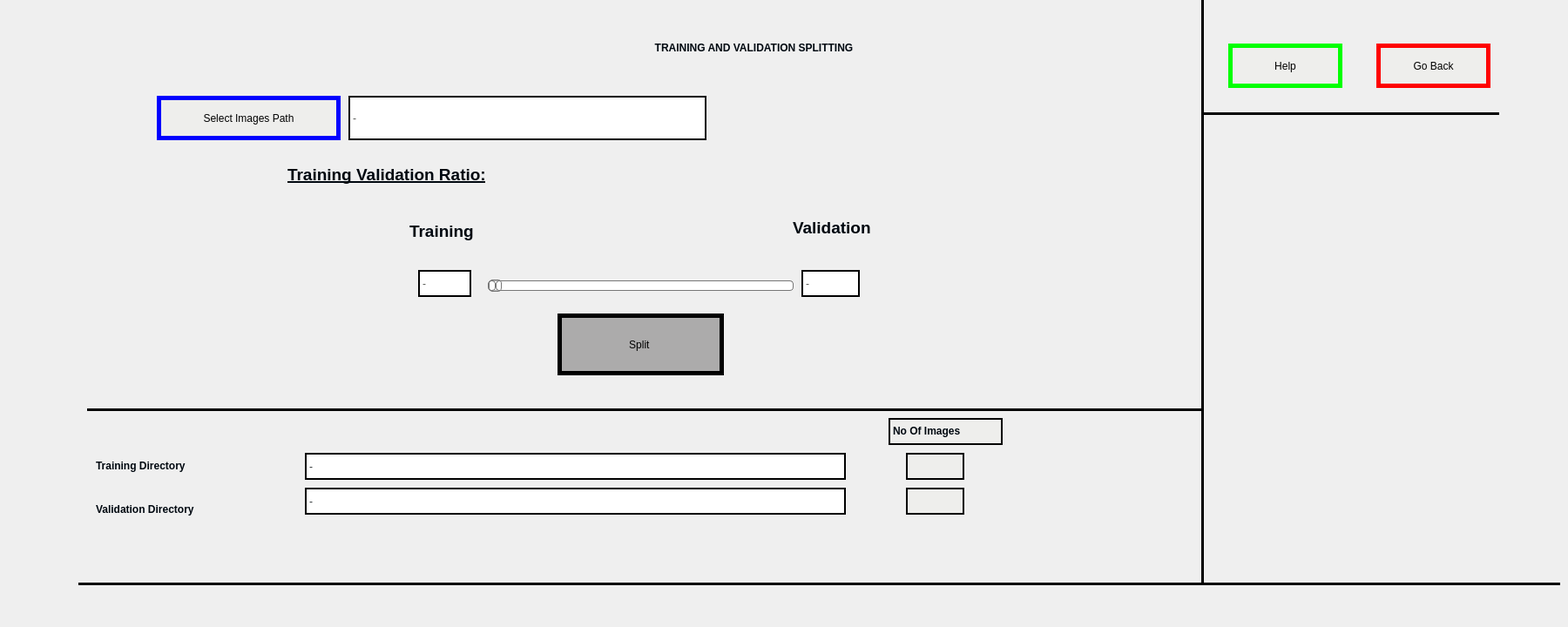
    <widget class="QWidget" name="page_3">
     <widget class="QLabel" name="label_4">
      <property name="geometry">
       <rect>
        <x>470</x>
        <y>250</y>
        <width>101</width>
        <height>31</height>
       </rect>
      </property>
      <property name="styleSheet">
       <string notr="true">font: 75 italic 12pt &quot;URW Bookman L&quot;;
color: rgb(32, 74, 135);</string>
      </property>
      <property name="text">
       <string>&lt;html&gt;&lt;head/&gt;&lt;body&gt;&lt;p&gt;&lt;span style=&quot; font-size:14pt; font-weight:600; font-style:normal; color:#000810;&quot;&gt;Training&lt;/span&gt;&lt;/p&gt;&lt;/body&gt;&lt;/html&gt;</string>
      </property>
     </widget>
     <widget class="QLabel" name="traning_label">
      <property name="geometry">
       <rect>
        <x>350</x>
        <y>520</y>
        <width>621</width>
        <height>31</height>
       </rect>
      </property>
      <property name="styleSheet">
       <string notr="true">font: 75 italic 14pt &quot;URW Bookman L&quot;;
background-color: rgb(255, 255, 255);
color: rgb(46, 52, 54);
border-style:solid;
border-width:2px</string>
      </property>
      <property name="text">
       <string>-</string>
      </property>
     </widget>
     <widget class="QLabel" name="validation_label">
      <property name="geometry">
       <rect>
        <x>350</x>
        <y>560</y>
        <width>621</width>
        <height>31</height>
       </rect>
      </property>
      <property name="styleSheet">
       <string notr="true">font: 75 italic 14pt &quot;URW Bookman L&quot;;
background-color: rgb(255, 255, 255);
color: rgb(46, 52, 54);
border-style:solid;
border-width:2px</string>
      </property>
      <property name="text">
       <string>-</string>
      </property>
     </widget>
     <widget class="QLabel" name="labelTrainingPercentage">
      <property name="geometry">
       <rect>
        <x>480</x>
        <y>310</y>
        <width>61</width>
        <height>31</height>
       </rect>
      </property>
      <property name="styleSheet">
       <string notr="true">font: 75 bold 14pt &quot;URW Bookman L&quot;;
background-color: rgb(255, 255, 255);
color: rgb(85, 87, 83);
border-style:solid;
border-width:2px</string>
      </property>
      <property name="text">
       <string>-</string>
      </property>
     </widget>
     <widget class="QPushButton" name="pushButtonSave">
      <property name="geometry">
       <rect>
        <x>640</x>
        <y>360</y>
        <width>191</width>
        <height>71</height>
       </rect>
      </property>
      <property name="cursor">
       <cursorShape>PointingHandCursor</cursorShape>
      </property>
      <property name="styleSheet">
       <string notr="true">background-color: rgb(172, 171,171 );
border-style:solid;
border-color: rgb(0,0,0);
border-width:5px;
font: 14pt &quot;DejaVu Sans&quot;;
</string>
      </property>
      <property name="text">
       <string>Split </string>
      </property>
     </widget>
     <widget class="QLabel" name="label_9">
      <property name="geometry">
       <rect>
        <x>910</x>
        <y>250</y>
        <width>121</width>
        <height>21</height>
       </rect>
      </property>
      <property name="styleSheet">
       <string notr="true">font: 75 italic 12pt &quot;URW Bookman L&quot;;
color: rgb(32, 74, 135);</string>
      </property>
      <property name="text">
       <string>&lt;html&gt;&lt;head/&gt;&lt;body&gt;&lt;p&gt;&lt;span style=&quot; font-size:14pt; font-weight:600; font-style:normal; color:#000810;&quot;&gt;Validation&lt;/span&gt;&lt;/p&gt;&lt;/body&gt;&lt;/html&gt;</string>
      </property>
     </widget>
     <widget class="QPushButton" name="testing_select_images">
      <property name="geometry">
       <rect>
        <x>180</x>
        <y>110</y>
        <width>211</width>
        <height>51</height>
       </rect>
      </property>
      <property name="cursor">
       <cursorShape>PointingHandCursor</cursorShape>
      </property>
      <property name="styleSheet">
       <string notr="true">background-color: rgb(238, 238, 236);
border-style:solid;
border-color: rgb(0,0,255);
border-width:5px;
font: 14pt &quot;DejaVu Sans&quot;;
</string>
      </property>
      <property name="text">
       <string>Select Images Path</string>
      </property>
     </widget>
     <widget class="Line" name="line_4">
      <property name="geometry">
       <rect>
        <x>100</x>
        <y>460</y>
        <width>1281</width>
        <height>20</height>
       </rect>
      </property>
      <property name="frameShadow">
       <enum>QFrame::Plain</enum>
      </property>
      <property name="lineWidth">
       <number>3</number>
      </property>
      <property name="orientation">
       <enum>Qt::Horizontal</enum>
      </property>
     </widget>
     <widget class="QLabel" name="labelImagesDirectory">
      <property name="geometry">
       <rect>
        <x>400</x>
        <y>110</y>
        <width>411</width>
        <height>51</height>
       </rect>
      </property>
      <property name="styleSheet">
       <string notr="true">font: 75 14pt &quot;URW Bookman L&quot;;
background-color: rgb(255, 255, 255);
color: rgb(85, 87, 83);
border-style:solid;
border-width:2px</string>
      </property>
      <property name="text">
       <string>-</string>
      </property>
     </widget>
     <widget class="QLabel" name="label_7">
      <property name="geometry">
       <rect>
        <x>70</x>
        <y>20</y>
        <width>1591</width>
        <height>71</height>
       </rect>
      </property>
      <property name="styleSheet">
       <string notr="true">font: 75 italic 18pt &quot;URW Bookman L&quot;;
color: rgb(32, 74, 135);</string>
      </property>
      <property name="text">
       <string>&lt;html&gt;&lt;head/&gt;&lt;body&gt;&lt;p align=&quot;center&quot;&gt;&lt;span style=&quot; font-weight:600; font-style:normal; color:#000810;&quot;&gt;TRAINING AND VALIDATION SPLITTING&lt;/span&gt;&lt;/p&gt;&lt;/body&gt;&lt;/html&gt;</string>
      </property>
     </widget>
     <widget class="Line" name="line_3">
      <property name="geometry">
       <rect>
        <x>1370</x>
        <y>-40</y>
        <width>20</width>
        <height>711</height>
       </rect>
      </property>
      <property name="frameShadow">
       <enum>QFrame::Plain</enum>
      </property>
      <property name="lineWidth">
       <number>3</number>
      </property>
      <property name="orientation">
       <enum>Qt::Vertical</enum>
      </property>
     </widget>
     <widget class="QLabel" name="label_8">
      <property name="geometry">
       <rect>
        <x>110</x>
        <y>510</y>
        <width>191</width>
        <height>51</height>
       </rect>
      </property>
      <property name="styleSheet">
       <string notr="true">font: 75 12pt &quot;URW Bookman L&quot;;
color: rgb(32, 74, 135);</string>
      </property>
      <property name="text">
       <string>&lt;html&gt;&lt;head/&gt;&lt;body&gt;&lt;p&gt;&lt;span style=&quot; font-weight:600; color:#000810;&quot;&gt;Training Directory&lt;/span&gt;&lt;/p&gt;&lt;/body&gt;&lt;/html&gt;</string>
      </property>
     </widget>
     <widget class="QSlider" name="horizontalSliderRatio">
      <property name="geometry">
       <rect>
        <x>560</x>
        <y>320</y>
        <width>351</width>
        <height>16</height>
       </rect>
      </property>
      <property name="mouseTracking">
       <bool>false</bool>
      </property>
      <property name="styleSheet">
       <string notr="true">QSlider::groove:horizontal {
border: 1px solid #bbb;
background: white;
height: 10px;
border-radius: 4px;
}

QSlider::sub-page:horizontal {
background: qlineargradient(x1: 0, y1: 0,    x2: 0, y2: 1,
    stop: 0 #66e, stop: 1 #bbf);
background: qlineargradient(x1: 0, y1: 0.2, x2: 1, y2: 1,
    stop: 0 #bbf, stop: 1 #55f);
border: 1px solid #777;
height: 10px;
border-radius: 4px;
}

QSlider::add-page:horizontal {
background: #fff;
border: 1px solid #777;
height: 10px;
border-radius: 4px;
}

QSlider::handle:horizontal {
background: qlineargradient(x1:0, y1:0, x2:1, y2:1,
    stop:0 #eee, stop:1 #ccc);
border: 1px solid #777;
width: 13px;
margin-top: -2px;
margin-bottom: -2px;
border-radius: 4px;
}

QSlider::handle:horizontal:hover {
background: qlineargradient(x1:0, y1:0, x2:1, y2:1,
    stop:0 #fff, stop:1 #ddd);
border: 1px solid #444;
border-radius: 4px;
}

QSlider::sub-page:horizontal:disabled {
background: #bbb;
border-color: #999;
}

QSlider::add-page:horizontal:disabled {
background: #eee;
border-color: #999;
}

QSlider::handle:horizontal:disabled {
background: #eee;
border: 1px solid #aaa;
border-radius: 4px;
}</string>
      </property>
      <property name="maximum">
       <number>100</number>
      </property>
      <property name="orientation">
       <enum>Qt::Horizontal</enum>
      </property>
     </widget>
     <widget class="QLabel" name="label_10">
      <property name="geometry">
       <rect>
        <x>330</x>
        <y>170</y>
        <width>271</width>
        <height>61</height>
       </rect>
      </property>
      <property name="styleSheet">
       <string notr="true">font: 75 italic 12pt &quot;URW Bookman L&quot;;
color: rgb(0, 0, 0);</string>
      </property>
      <property name="text">
       <string>&lt;html&gt;&lt;head/&gt;&lt;body&gt;&lt;p&gt;&lt;span style=&quot; font-size:14pt; font-weight:600; font-style:normal; text-decoration: underline; color:#000810;&quot;&gt;Training Validation Ratio:&lt;/span&gt;&lt;/p&gt;&lt;/body&gt;&lt;/html&gt;</string>
      </property>
     </widget>
     <widget class="QPushButton" name="testing_back">
      <property name="geometry">
       <rect>
        <x>1580</x>
        <y>50</y>
        <width>131</width>
        <height>51</height>
       </rect>
      </property>
      <property name="cursor">
       <cursorShape>PointingHandCursor</cursorShape>
      </property>
      <property name="styleSheet">
       <string notr="true">background-color: rgb(238, 238, 236);
border-style:solid;
border-color: rgb(255,0, 0);
border-width:5px;
font: 14pt &quot;DejaVu Sans&quot;;
</string>
      </property>
      <property name="text">
       <string>Go Back</string>
      </property>
     </widget>
     <widget class="QLabel" name="labelValidationPercentage">
      <property name="geometry">
       <rect>
        <x>920</x>
        <y>310</y>
        <width>67</width>
        <height>31</height>
       </rect>
      </property>
      <property name="styleSheet">
       <string notr="true">font: 75 bold 14pt &quot;URW Bookman L&quot;;
background-color: rgb(255, 255, 255);
color: rgb(85, 87, 83);
border-style:solid;
border-width:2px</string>
      </property>
      <property name="text">
       <string>-</string>
      </property>
     </widget>
     <widget class="QLabel" name="label_27">
      <property name="geometry">
       <rect>
        <x>1020</x>
        <y>480</y>
        <width>131</width>
        <height>31</height>
       </rect>
      </property>
      <property name="styleSheet">
       <string notr="true">font: 75 12pt &quot;URW Bookman L&quot;;
background-color: rgb(238, 238, 236);
color: rgb(46, 52, 54);
border-style:solid;
border-width:2px</string>
      </property>
      <property name="text">
       <string>&lt;html&gt;&lt;head/&gt;&lt;body&gt;&lt;p&gt;&lt;span style=&quot; font-weight:600; color:#000810;&quot;&gt;No Of Images&lt;/span&gt;&lt;/p&gt;&lt;/body&gt;&lt;/html&gt;</string>
      </property>
     </widget>
     <widget class="QLabel" name="label_28">
      <property name="geometry">
       <rect>
        <x>1040</x>
        <y>520</y>
        <width>67</width>
        <height>31</height>
       </rect>
      </property>
      <property name="styleSheet">
       <string notr="true">font: 75 12pt &quot;URW Bookman L&quot;;
background-color: rgb(238, 238, 236);
color: rgb(46, 52, 54);
border-style:solid;
border-width:2px</string>
      </property>
      <property name="text">
       <string/>
      </property>
     </widget>
     <widget class="QLabel" name="label_29">
      <property name="geometry">
       <rect>
        <x>1040</x>
        <y>560</y>
        <width>67</width>
        <height>31</height>
       </rect>
      </property>
      <property name="styleSheet">
       <string notr="true">font: 75 12pt &quot;URW Bookman L&quot;;
background-color: rgb(238, 238, 236);
color: rgb(46, 52, 54);
border-style:solid;
border-width:2px</string>
      </property>
      <property name="text">
       <string/>
      </property>
     </widget>
     <widget class="QLabel" name="label_11">
      <property name="geometry">
       <rect>
        <x>110</x>
        <y>560</y>
        <width>161</width>
        <height>51</height>
       </rect>
      </property>
      <property name="styleSheet">
       <string notr="true">font: 75 12pt &quot;URW Bookman L&quot;;
color: rgb(46, 52, 54);</string>
      </property>
      <property name="text">
       <string>&lt;html&gt;&lt;head/&gt;&lt;body&gt;&lt;p&gt;&lt;span style=&quot; font-weight:600; color:#000810;&quot;&gt;Validation Directory&lt;/span&gt;&lt;/p&gt;&lt;/body&gt;&lt;/html&gt;</string>
      </property>
     </widget>
     <widget class="Line" name="line_18">
      <property name="geometry">
       <rect>
        <x>90</x>
        <y>660</y>
        <width>1701</width>
        <height>20</height>
       </rect>
      </property>
      <property name="frameShadow">
       <enum>QFrame::Plain</enum>
      </property>
      <property name="lineWidth">
       <number>3</number>
      </property>
      <property name="orientation">
       <enum>Qt::Horizontal</enum>
      </property>
     </widget>
     <widget class="Line" name="line_23">
      <property name="geometry">
       <rect>
        <x>1380</x>
        <y>120</y>
        <width>341</width>
        <height>20</height>
       </rect>
      </property>
      <property name="frameShadow">
       <enum>QFrame::Plain</enum>
      </property>
      <property name="lineWidth">
       <number>3</number>
      </property>
      <property name="orientation">
       <enum>Qt::Horizontal</enum>
      </property>
     </widget>
     <widget class="QPushButton" name="testing_help_3">
      <property name="geometry">
       <rect>
        <x>1410</x>
        <y>50</y>
        <width>131</width>
        <height>51</height>
       </rect>
      </property>
      <property name="cursor">
       <cursorShape>PointingHandCursor</cursorShape>
      </property>
      <property name="styleSheet">
       <string notr="true">background-color: rgb(238, 238, 236);
border-style:solid;
border-color: rgb(0,255, 0);
border-width:5px;
font: 14pt &quot;DejaVu Sans&quot;;
</string>
      </property>
      <property name="text">
       <string>Help</string>
      </property>
     </widget>
    </widget>
